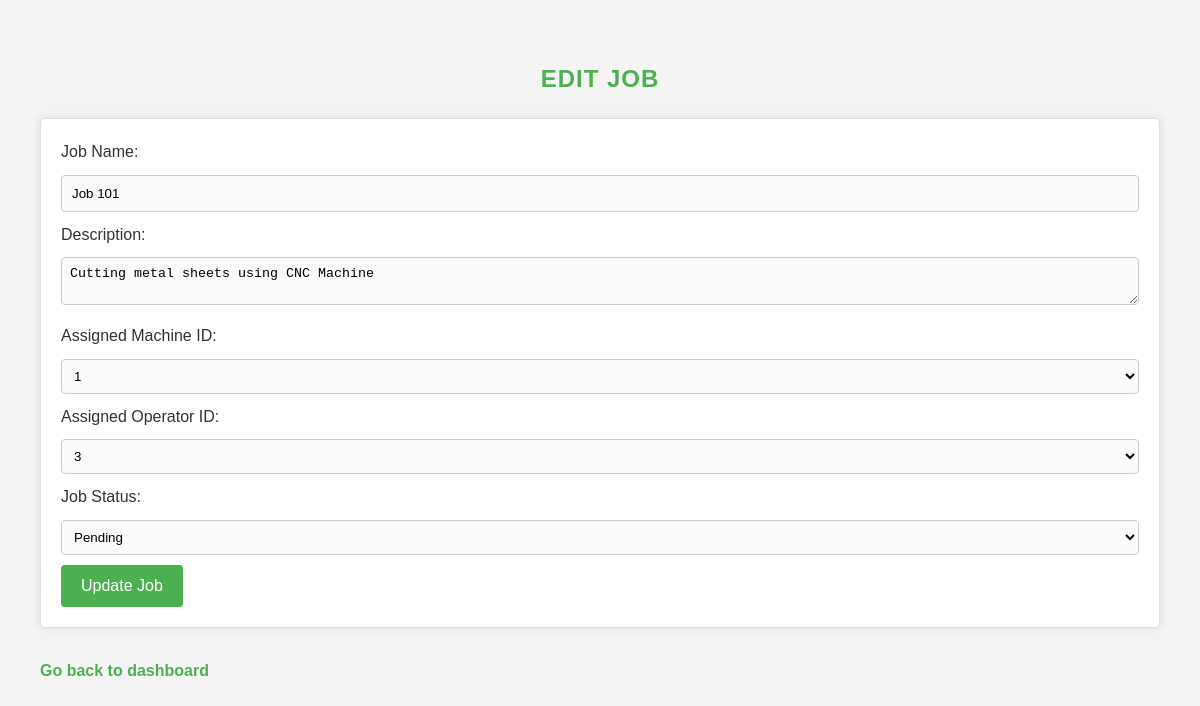
The app's page /edit_job.php?job_id=1 with its own data.
### tables this page shows
CREATE TABLE `jobs` (
  `job_id` int(11) NOT NULL,
  `machine_name` varchar(100) DEFAULT NULL,
  `job_description` text DEFAULT NULL,
  `status` varchar(50) DEFAULT NULL,
  `deadline` date DEFAULT NULL,
  `assigned_operator` varchar(100) DEFAULT NULL,
  `job_name` varchar(100) NOT NULL,
  `description` text DEFAULT NULL,
  `assigned_machine_id` int(100) UNSIGNED NOT NULL,
  `assigned_operator_id` int(100) UNSIGNED NOT NULL,
  `job_status` enum('pending','in_progress','completed') DEFAULT 'pending'
);

CREATE TABLE `machines` (
  `machine_id` int(11) NOT NULL,
  `machine_name` varchar(100) NOT NULL,
  `description` text DEFAULT NULL,
  `operational_status` enum('active','maintenance','idle') NOT NULL,
  `last_maintenance` date DEFAULT NULL,
  `temperature` float DEFAULT NULL,
  `pressure` float DEFAULT NULL,
  `vibration` float DEFAULT NULL,
  `humidity` float DEFAULT NULL,
  `power_consumption` float DEFAULT NULL,
  `error_code` varchar(50) DEFAULT NULL,
  `production_count` int(11) DEFAULT NULL,
  `maintenance_log` text DEFAULT NULL,
  `speed` float DEFAULT NULL
);

### edit_job.php (the view, shortened to what this page needs)
<?php
include 'dbconn.inc.php';
if (isset($_GET['job_id'])) {
    $job_id = $_GET['job_id'];
    $sql = "SELECT * FROM jobs WHERE job_id = $job_id";
    $result = $conn->query($sql);
    $job = $result->fetch_assoc();
}
$machines_sql = "SELECT DISTINCT machine_id FROM machines WHERE machine_id > 0";
$machines_result = $conn->query($machines_sql);
$operators_sql = "SELECT DISTINCT operator_id FROM role_assignments WHERE operator_id > 0";
$operators_result = $conn->query($operators_sql);
?>
<!DOCTYPE html>
<html lang="en">
<head>
    <link rel="stylesheet" type="text/css" href="css/style.css">
</head>
<body onload="hideMessage()">
    <h2>Edit Job</h2>
    <form action="edit_job.php?job_id=<?php echo $job_id; ?>" method="POST">
        Job Name: <input type="text" name="job_name" value="<?php echo $job['job_name']; ?>" class="form-input" required><br>
        Description: <textarea name="description" class="form-input"><?php echo $job['description']; ?></textarea><br>
        Assigned Machine ID:
        <select name="assigned_machine_id" class="form-input" required>
            <?php while ($machine = $machines_result->fetch_assoc()) { ?>
                <option value="<?php echo $machine['machine_id']; ?>" <?php if ($machine['machine_id'] == $job['assigned_machine_id']) echo 'selected'; ?>>
                    <?php echo $machine['machine_id']; ?>
                </option>
            <?php } ?>
        </select><br>
        Assigned Operator ID:
        <select name="assigned_operator_id" class="form-input" required>
            <?php while ($operator = $operators_result->fetch_assoc()) { ?>
                <option value="<?php echo $operator['operator_id']; ?>" <?php if ($operator['operator_id'] == $job['assigned_operator_id']) echo 'selected'; ?>>
                    <?php echo $operator['operator_id']; ?>
                </option>
            <?php } ?>
        </select><br>
        Job Status:
        <select name="job_status" class="form-input">
            <option value="pending" <?php if ($job['job_status'] == 'pending') echo 'selected'; ?>>Pending</option>
        </select><br>
        <input type="submit" name="update_job" value="Update Job" class="form-submit">
    </form>
    <a href="manage_jobs.php" style="display: inline-block; margin-top: 10px; color: #4CAF50; text-decoration: none; font-size: 16px;">Go back to dashboard</a>
</body>
</html>

### style.css (style rules this page uses)
body { font-family: Arial, sans-serif; margin: 20px; padding: 20px; background-color: #f4f4f4; color: #333; line-height: 1.6; }
h2 { color: #4CAF50; font-size: 24px; text-align: center; margin-bottom: 20px; text-transform: uppercase; letter-spacing: 1px; }
form { background-color: white; padding: 20px; border: 1px solid #ddd; border-radius: 5px; box-shadow: 0 0 10px rgba(0, 0, 0, 0.1); margin-bottom: 20px; }
input[type="text"], input[type="password"], input[type="date"], textarea, select { width: 100%; padding: 10px; margin: 10px 0; border: 1px solid #ccc; border-radius: 4px; box-sizing: border-box; background-color: #fafafa; transition: all 0.3s ease; }
input[type="submit"] { padding: 12px 20px; background-color: #4CAF50; color: white; border: none; border-radius: 4px; cursor: pointer; font-size: 16px; transition: background-color 0.3s ease; }
a { text-decoration: none; color: #4CAF50; font-weight: bold; transition: color 0.3s ease; }
.form-input { width: 100%; padding: 8px; margin: 10px 0; box-sizing: border-box; border: 1px solid #ccc; border-radius: 4px; }
.form-submit { background-color: #4CAF50; color: white; padding: 10px 20px; border: none; border-radius: 4px; cursor: pointer; }

### records on screen
jobs: job_name "Job 101", description "Cutting metal sheets using CNC Machine", assigned_machine_id "1", assigned_operator_id "3", job_status "Pending"
